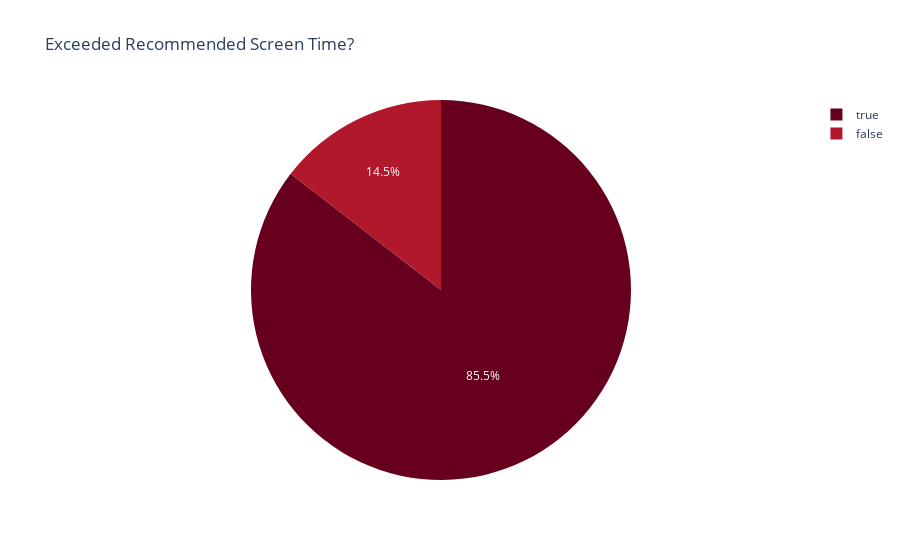

Here is the notebook cell this chart was saved with:
### Markdown cell above
## Exceeded Recommended Screen Time

### Code cell
fig = px.pie(df, names='Exceeded_Recommended_Limit',
             title='Exceeded Recommended Screen Time?',
             color_discrete_sequence=px.colors.sequential.RdBu)
fig.show()

### Figure 1 — Plotly figure (JSON) as saved in the notebook; plotly's stock layout.template omitted (floating-point values rounded to 4 significant figures; data arrays with more than 128 entries replaced by an {"elided": "..."} marker saying what was removed)
{"data": [{"domain": {"x": [0, 1], "y": [0, 1]}, "hovertemplate": "Exceeded_Recommended_Limit=%{label}<extra></extra>", "labels": {"elided": "9712 bool values"}, "legendgroup": "", "name": "", "showlegend": true, "type": "pie"}], "layout": {"legend": {"tracegroupgap": 0}, "piecolorway": ["rgb(103,0,31)", "rgb(178,24,43)", "rgb(214,96,77)", "rgb(244,165,130)", "rgb(253,219,199)", "rgb(247,247,247)", "rgb(209,229,240)", "rgb(146,197,222)", "rgb(67,147,195)", "rgb(33,102,172)", "rgb(5,48,97)"], "title": {"text": "Exceeded Recommended Screen Time?"}}}
